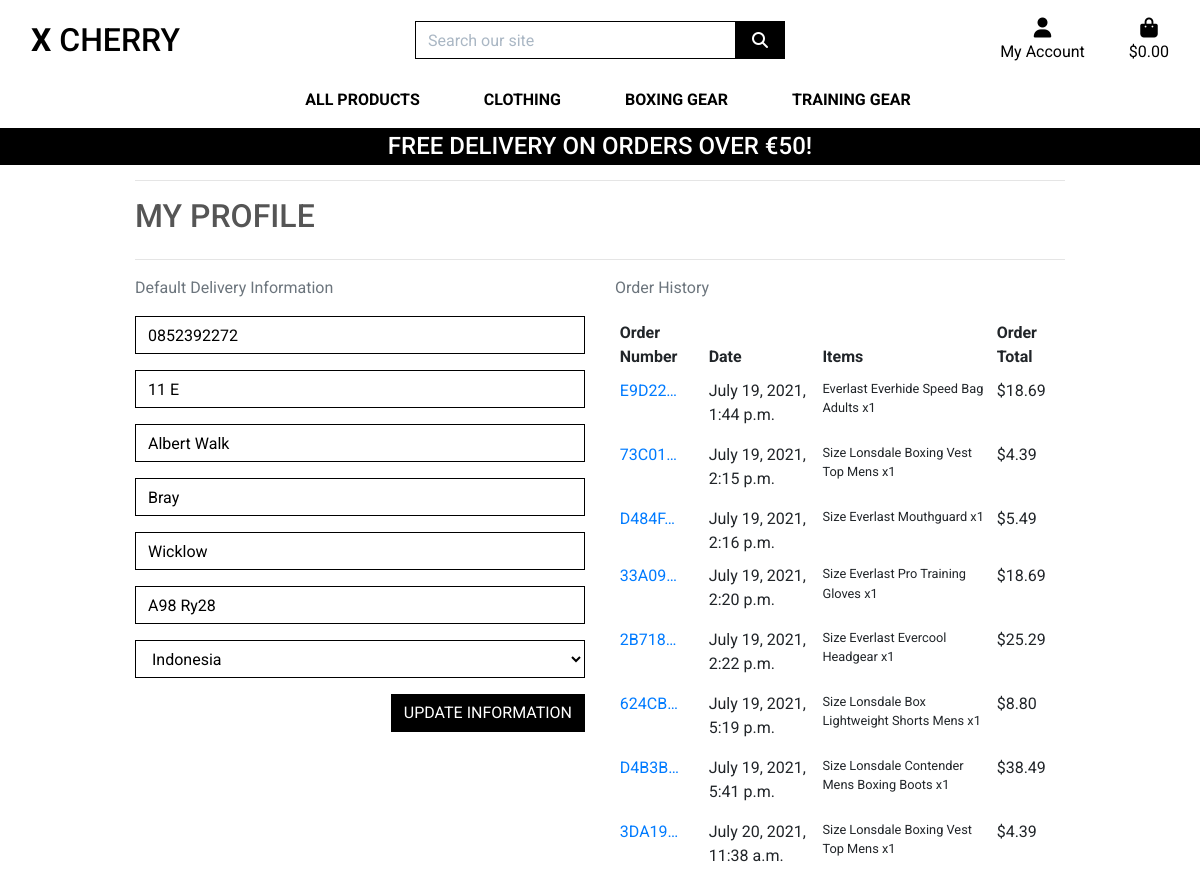
/profile/ (signed in), run on the app's committed database.
### profiles/models.py (models this page shows, shortened)
class UserProfile(models.Model):
    user = models.OneToOneField(User, on_delete=models.CASCADE)
    default_phone_number = models.CharField(max_length=20, null=True, blank=True)
    default_street_address1 = models.CharField(max_length=80, null=True, blank=True)
    default_street_address2 = models.CharField(max_length=80, null=True, blank=True)
    default_town_or_city = models.CharField(max_length=40, null=True, blank=True)
    default_county = models.CharField(max_length=80, null=True, blank=True)
    default_postcode = models.CharField(max_length=20, null=True, blank=True)
    default_country = CountryField(blank_label='Country', null=True, blank=True)

### checkout/models.py (models this page shows, shortened)
class Order(models.Model):
    order_number = models.CharField(max_length=32, null=False, editable=False)
    user_profile = models.ForeignKey(UserProfile, on_delete=models.SET_NULL,
                                     null=True, blank=True,
                                     related_name='orders')
    full_name = models.CharField(max_length=50, null=False, blank=False)
    email = models.EmailField(max_length=254, null=False, blank=False)
    phone_number = models.CharField(max_length=20, null=False, blank=False)
    country = CountryField(blank_label='Country *', null=False, blank=False)
    postcode = models.CharField(max_length=20, null=True, blank=True)
    town_or_city = models.CharField(max_length=40, null=False, blank=False)
    street_address1 = models.CharField(max_length=80, null=False, blank=False)
    street_address2 = models.CharField(max_length=80, null=True, blank=True)
    county = models.CharField(max_length=80, null=True, blank=True)
    date = models.DateTimeField(auto_now_add=True)
    delivery_cost = models.DecimalField(max_digits=6, decimal_places=2, null=False, default=0)
    order_total = models.DecimalField(max_digits=10, decimal_places=2, null=False, default=0)
    grand_total = models.DecimalField(max_digits=10, decimal_places=2, null=False, default=0)
    original_bag = models.TextField(null=False, blank=False, default='')
    stripe_pid = models.CharField(max_length=254, null=False, blank=False, default='')

class OrderLineItem(models.Model):
    order = models.ForeignKey(Order, null=False, blank=False, on_delete=models.CASCADE, related_name='lineitems')
    product = models.ForeignKey(Product, null=False, blank=False, on_delete=models.CASCADE)
    product_size = models.CharField(max_length=2, null=True, blank=True)  # XS, S, M, L, XL
    quantity = models.IntegerField(null=False, blank=False, default=0)
    lineitem_total = models.DecimalField(max_digits=6, decimal_places=2, null=False, blank=False, editable=False)

### products/models.py (models this page shows, shortened)
class Product(models.Model):
    category = models.ForeignKey('Category', null=True, blank=True, on_delete=models.SET_NULL)
    sku = models.CharField(max_length=254, null=True, blank=True)
    name = models.CharField(max_length=254)
    description = models.TextField()
    has_sizes = models.BooleanField(default=False, null=True, blank=True,)
    price = models.DecimalField(max_digits=6, decimal_places=2)
    rating = models.DecimalField(max_digits=6, decimal_places=2, null=True, blank=True)
    image_url = models.URLField(max_length=1024, null=True, blank=True)
    image = models.ImageField(null=True, blank=True)

### profiles/views.py (the view)
# urls.py: path('', views.profile, name='profile'),
def profile(request):
    profile = get_object_or_404(UserProfile, user=request.user)
    if request.method == 'POST':
        form = UserProfileForm(request.POST, instance=profile)
        if form.is_valid():
            form.save()
            messages.success(request, 'Profile updated successfully')
        else:
            messages.error(request, 'Update failed. Please ensure the form is valid.')
    else:
        form = UserProfileForm(instance=profile)
    orders = profile.orders.all()
    template = 'profiles/profile.html'
    context = {
        'form': form,
        'orders': orders,
        'on_profile_page': True
    }
    return render(request, template, context)

### profiles/forms.py
class UserProfileForm(forms.ModelForm):
    class Meta:
        model = UserProfile
        exclude = ('user',)
    def __init__(self, *args, **kwargs):
        super().__init__(*args, **kwargs)
        placeholders = {
            'default_phone_number': 'Phone Number',
            'default_postcode': 'Postal Code',
            'default_town_or_city': 'Town or City',
            'default_street_address1': 'Street Address 1',
            'default_street_address2': 'Street Address 2',
            'default_county': 'County, State or Locality',
        }
        self.fields['default_phone_number'].widget.attrs['autofocus'] = True
        for field in self.fields:
            if field != 'default_country':
                if self.fields[field].required:
                    placeholder = f'{placeholders[field]} *'
                else:
                    placeholder = placeholders[field]
                self.fields[field].widget.attrs['placeholder'] = placeholder
            self.fields[field].widget.attrs['class'] = 'border-black rounded-0 profile-form-input'
            self.fields[field].label = False

### bag/contexts.py (called while the page is built, shortened)
def bag_contents(request):
    bag_items = []
    total = 0
    product_count = 0
    bag = request.session.get('bag', {})
    if total < settings.FREE_DELIVERY_THRESHOLD:
        delivery = total * Decimal(settings.STANDARD_DELIVERY_PERCENTAGE/100)
        free_delivery_delta = settings.FREE_DELIVERY_THRESHOLD - total
    else:
        delivery = 0
        free_delivery_delta = 0
    grand_total = delivery + total
    context = {
        'bag_items': bag_items,
        'total': total,
        'product_count': product_count,
        'delivery': delivery,
        'free_delivery_delta': free_delivery_delta,
        'free_delivery_threshold': settings.FREE_DELIVERY_THRESHOLD,
        'grand_total': grand_total,
    }
    return context

### profiles/templates/profiles/profile.html (shortened to what this page needs)
{% extends "base.html" %}
{% load static %}
{% block extra_css %}
    <link rel="stylesheet" href="{% static 'profiles/css/profile.css' %}">
{% endblock %}
{% block page_header %}
    <div class="container header-container">
    </div>
{% endblock %}
{% block content %}
    <div class="overlay"></div>
    <div class="container">
        <div class="row">
            <div class="col">
                <hr>
                    <h2 class="logo-font mb-4">My Profile</h2>
                <hr>
            </div>
        </div>
        <div class="row">
            <div class="col-12 col-md-6">
                <p class="text-muted">Default Delivery Information</p>
                <form action="{% url 'profile' %}" class="mt-3" method="POST" id="profile-update-form">
                    {{ form|crispy }}
                    <button class="btn btn-black rounded-0 text-uppercase float-right">Update Information</button>
                </form>
            </div>
            <div class="col-12 col-md-6">
                <p class="text-muted">Order History</p>
                <div class="order-history table-responsive">
                    <table class="table table-sm table-borderless">
                        <thead>
                            <tr>
                                <th>Order Number</th>
                                <th>Date</th>
                                <th>Items</th>
                                <th>Order Total</th>
                            </tr>
                        </thead>
                        <tbody>
                            {% for order in orders %}
                                <tr>
                                    <td>
                                        <a href="{% url 'order_history' order.order_number %}"
                                            title="{{ order.order_number }}">
                                            {{ order.order_number|truncatechars:6 }}
                                        </a>
                                    </td>
                                    <td>{{ order.date }}</td>
                                    <td>
                                        <ul class="list-unstyled">
                                            {% for item in order.lineitems.all %}
                                                <li class="small">
                                                    {% if item.product.has_sizes %}
                                                        Size {{ item.product.size|upper }}
                                                    {% endif %}{{ item.product.name }} x{{ item.quantity }}
                                                </li>
                                            {% endfor %}
                                        </ul>
                                    </td>
                                    <td>${{ order.grand_total }}</td>
                                </tr>
                            {% endfor %}
                        </tbody>
                    </table>
                </div>
            </div>
        </div>
{% endblock %}

### static/css/base.css (style rules this page uses)
html { height: 100%; }
body { background: url('/media/homepage-hero-img.jpg') no-repeat center center fixed; background-size: cover; height: calc(100vh - 164px); color: #555; font-family: 'Roboto', sans-serif; }
.logo-font { text-transform: uppercase; }
.btn-black { background: black; color: white; }
.border-black { border: 1px solid black !important; }
.overlay { height: 100%; width: 100%; top: 0; left: 0; position: fixed; background: white; z-index: -1; }
@media (min-width: 1200px) { .container { max-width: 80%; } }
@media (min-width: 992px) { .header-container { padding-top: 164px; } }

### profiles/static/profiles/css/profile.css (style rules this page uses)
.order-history { min-height: 416px; overflow-y: auto; }
#profile-update-form .form-control { color: #000; }
#profile-update-form input::placeholder { color: #aab7c4; }

### data on the page
UserProfile: default_phone_number "0852392272", default_street_address1 "11 E", default_street_address2 "Albert Walk", default_town_or_city "Bray", default_county "Wicklow", default_postcode "A98 Ry28", default_country "Indonesia"
Order: order_number "E9D22…", date "July 19, 2021, 1:44 p.m.", grand_total "18.69"
OrderLineItem: product.name "Everlast Everhide Speed Bag Adults", quantity "1"
Order: order_number "73C01…", date "July 19, 2021, 2:15 p.m.", grand_total "4.39"
OrderLineItem: product.name "Lonsdale Boxing Vest Top Mens", quantity "1"
Order: order_number "D484F…", date "July 19, 2021, 2:16 p.m.", grand_total "5.49"
OrderLineItem: product.name "Everlast Mouthguard", quantity "1"
Order: order_number "33A09…", date "July 19, 2021, 2:20 p.m.", grand_total "18.69"
OrderLineItem: product.name "Everlast Pro Training Gloves", quantity "1"
Order: order_number "2B718…", date "July 19, 2021, 2:22 p.m.", grand_total "25.29"
OrderLineItem: product.name "Everlast Evercool Headgear", quantity "1"
Order: order_number "624CB…", date "July 19, 2021, 5:19 p.m.", grand_total "8.80"
OrderLineItem: product.name "Lonsdale Box Lightweight Shorts Mens", quantity "1"
Order: order_number "D4B3B…", date "July 19, 2021, 5:41 p.m.", grand_total "38.49"
OrderLineItem: product.name "Lonsdale Contender Mens Boxing Boots", quantity "1"
Order: order_number "3DA19…", date "July 20, 2021, 11:38 a.m.", grand_total "4.39"
OrderLineItem: product.name "Lonsdale Boxing Vest Top Mens", quantity "1"

### other printed values
{{ free_delivery_threshold }} "50"
